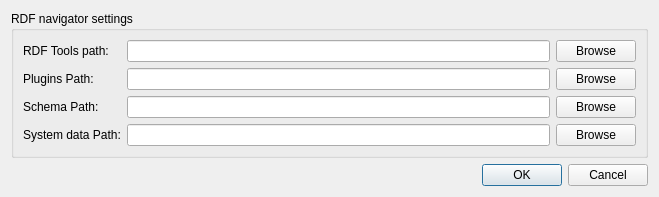
<?xml version="1.0" encoding="UTF-8"?>
<ui version="4.0">
 <class>SettingsDialog</class>
 <widget class="QDialog" name="SettingsDialog">
  <property name="geometry">
   <rect>
    <x>0</x>
    <y>0</y>
    <width>659</width>
    <height>190</height>
   </rect>
  </property>
  <property name="windowTitle">
   <string>Dialog</string>
  </property>
  <property name="windowIcon">
   <iconset resource="../rdfnavigator.qrc">
    <normaloff>:/images/settings.png</normaloff>:/images/settings.png</iconset>
  </property>
  <layout class="QGridLayout" name="gridLayout">
   <item row="0" column="0">
    <widget class="QGroupBox" name="settingsGroupBox">
     <property name="title">
      <string>RDF navigator settings</string>
     </property>
     <layout class="QGridLayout" name="gridLayout_2">
      <item row="0" column="0">
       <widget class="QLabel" name="rdfToolsPathLabel">
        <property name="text">
         <string>RDF Tools path:</string>
        </property>
       </widget>
      </item>
      <item row="0" column="1">
       <widget class="QLineEdit" name="rdfToolslineEdit"/>
      </item>
      <item row="0" column="2">
       <widget class="QPushButton" name="rdfToolsBrowseButton">
        <property name="text">
         <string>Browse</string>
        </property>
       </widget>
      </item>
      <item row="1" column="0">
       <widget class="QLabel" name="pluginsPathLabel">
        <property name="text">
         <string>Plugins Path:</string>
        </property>
       </widget>
      </item>
      <item row="1" column="1">
       <widget class="QLineEdit" name="pluginsLineEdit"/>
      </item>
      <item row="1" column="2">
       <widget class="QPushButton" name="pluginsBrowseButton">
        <property name="text">
         <string>Browse</string>
        </property>
       </widget>
      </item>
      <item row="2" column="0">
       <widget class="QLabel" name="schemaPathLabel">
        <property name="text">
         <string>Schema Path:</string>
        </property>
       </widget>
      </item>
      <item row="2" column="1">
       <widget class="QLineEdit" name="schemaLineEdit"/>
      </item>
      <item row="2" column="2">
       <widget class="QPushButton" name="schemaBrowseButton">
        <property name="text">
         <string>Browse</string>
        </property>
       </widget>
      </item>
      <item row="3" column="0">
       <widget class="QLabel" name="schemaPathLabel_2">
        <property name="text">
         <string>System data Path:</string>
        </property>
       </widget>
      </item>
      <item row="3" column="1">
       <widget class="QLineEdit" name="sysDataLineEdit"/>
      </item>
      <item row="3" column="2">
       <widget class="QPushButton" name="sysDataBrowseButton">
        <property name="text">
         <string>Browse</string>
        </property>
       </widget>
      </item>
     </layout>
    </widget>
   </item>
   <item row="1" column="0">
    <widget class="QDialogButtonBox" name="buttonBox">
     <property name="orientation">
      <enum>Qt::Horizontal</enum>
     </property>
     <property name="standardButtons">
      <set>QDialogButtonBox::Cancel|QDialogButtonBox::Ok</set>
     </property>
    </widget>
   </item>
  </layout>
 </widget>
 <resources>
  <include location="../rdfnavigator.qrc"/>
 </resources>
 <connections>
  <connection>
   <sender>buttonBox</sender>
   <signal>accepted()</signal>
   <receiver>SettingsDialog</receiver>
   <slot>accept()</slot>
   <hints>
    <hint type="sourcelabel">
     <x>248</x>
     <y>254</y>
    </hint>
    <hint type="destinationlabel">
     <x>157</x>
     <y>274</y>
    </hint>
   </hints>
  </connection>
  <connection>
   <sender>buttonBox</sender>
   <signal>rejected()</signal>
   <receiver>SettingsDialog</receiver>
   <slot>reject()</slot>
   <hints>
    <hint type="sourcelabel">
     <x>316</x>
     <y>260</y>
    </hint>
    <hint type="destinationlabel">
     <x>286</x>
     <y>274</y>
    </hint>
   </hints>
  </connection>
 </connections>
</ui>
